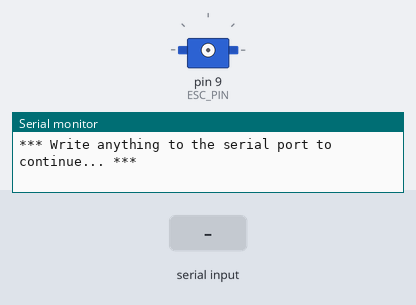
This sketch was run on a simulated Arduino Leonardo, built with avr-gcc and run on an emulated ATmega32U4. Parts: servo, the last lines printed to the serial monitor. The inputs (shaded band) are chosen by the test bench.

Above: at 1.2 s.
1.3 s: "1" received over Serial
2.8 s: "0" received over Serial
At 4.0 s:
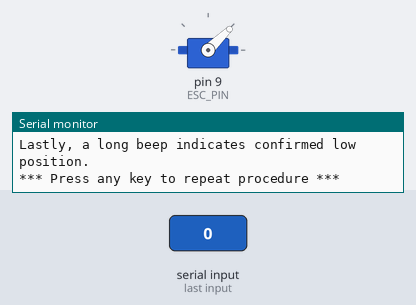
Timing chart, 0 to 5.8 s (numbered marks = the images above; inputs shaded):
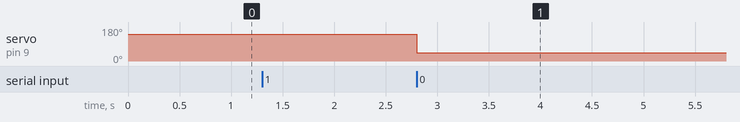

The sketch:

motor_setup.ino
```cpp
#include <Servo.h>

#define ESC_PIN 9
#define LED_PIN 13
#define ESC_MAX 2000
#define ESC_MIN 1000

Servo myESC;

void setup() {
    Serial.begin(9600);

    while (!Serial); // Wait for serial port (Arduino Leonardo)

}
void loop() {
    Serial.println(F("The battery should be disconnected before starting!"));
    Serial.println(F("*** Write anything to the serial port to continue... ***\n"));

    wait_for_user_input();

    Serial.println(F("Now writing maximum PWM value.\n"));
    myESC.attach(ESC_PIN);
    myESC.writeMicroseconds(ESC_MAX);
    delay(5);
    Serial.println(F("*** Connect battery ***\n"));

    Serial.println(F("A beep-beep value should be emmited, confirming maximum throttle."));
    Serial.println(F("*** Write anything to the serial port when throttle is confirmed ***\n"));

    wait_for_user_input();

    myESC.writeMicroseconds(ESC_MIN);
    Serial.println(F("Now writing minimum PWM value."));
    Serial.println(F("Antother beep-beep value confirms no. cells."));
    Serial.println(F("Lastly, a long beep indicates confirmed low position.\n"));

    Serial.println(F("*** Press any key to repeat procedure ***\n\n"));

    wait_for_user_input();
}

void wait_for_user_input() {
    while (Serial.available() && Serial.read()); // empty buffer
    while (!Serial.available());                 // wait for data
    while (Serial.available() && Serial.read()); // empty buffer again
}
```

Measured:
- after the input at 2.8 s, servo on pin 9 (ESC_PIN): 141° → 44° at once
